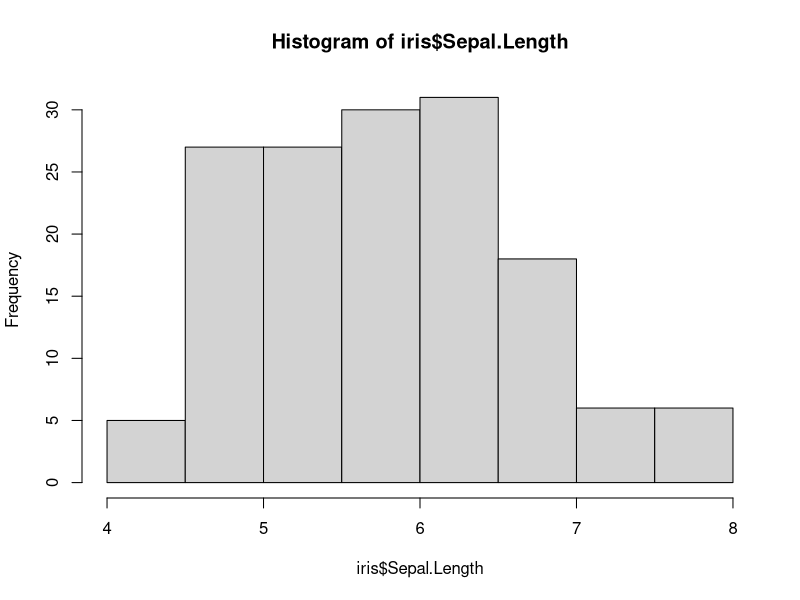
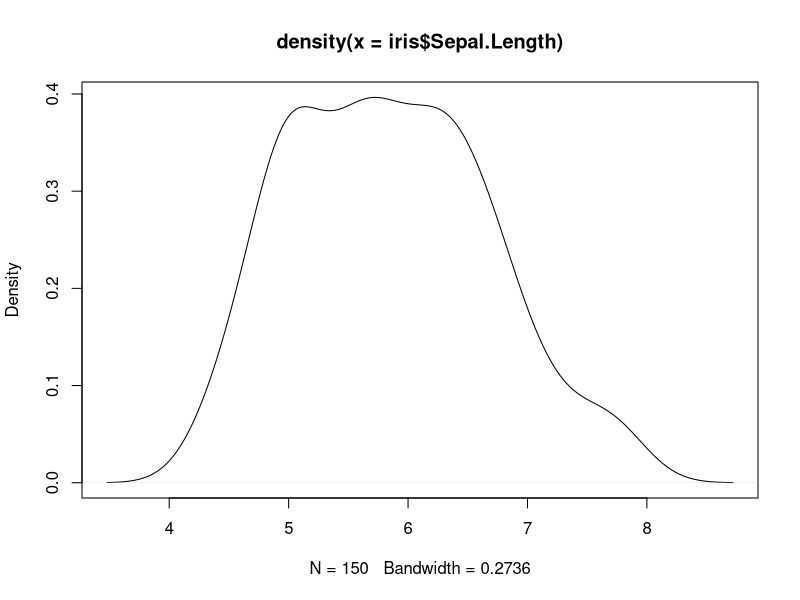
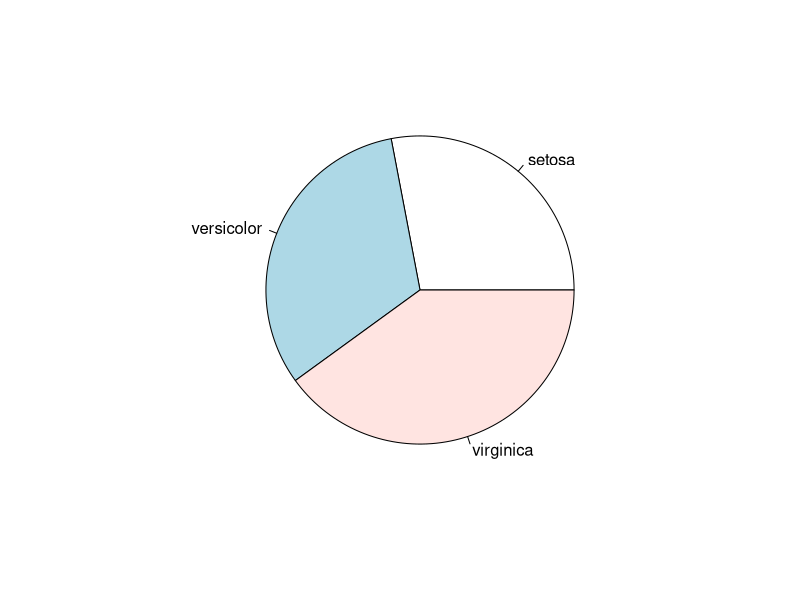
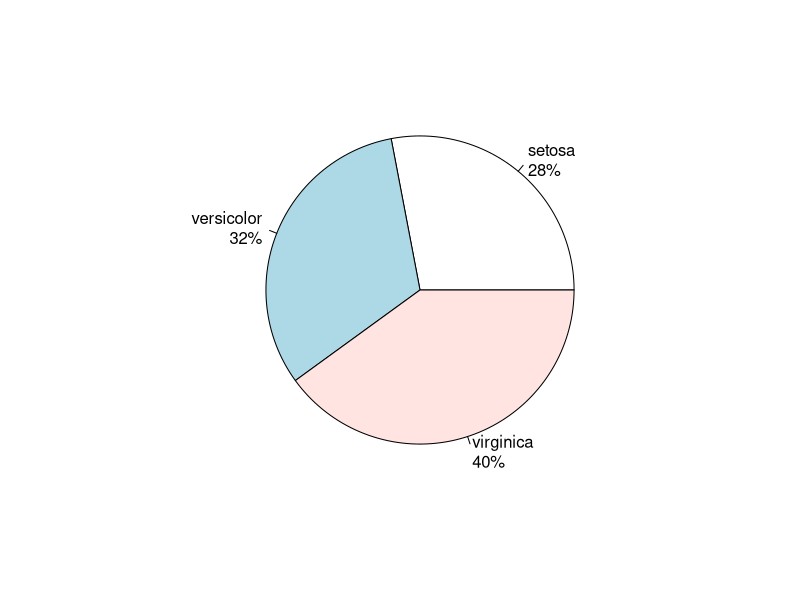
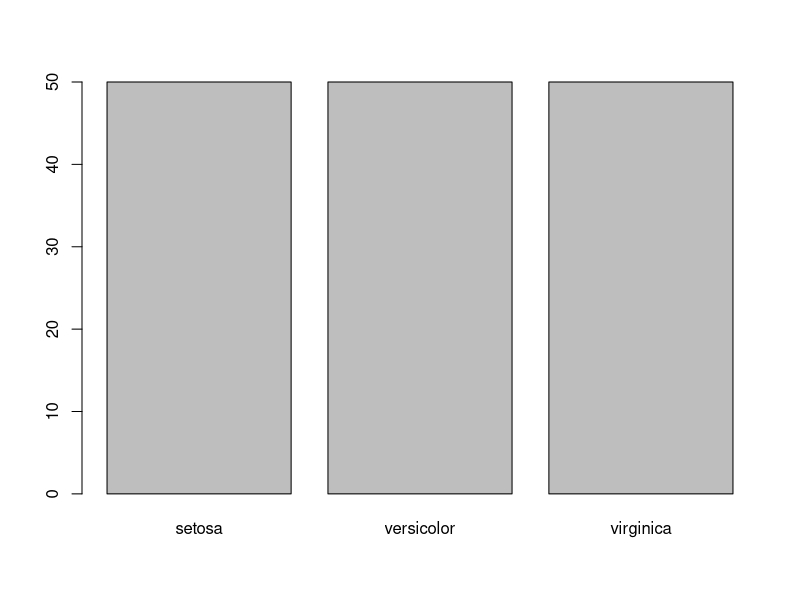
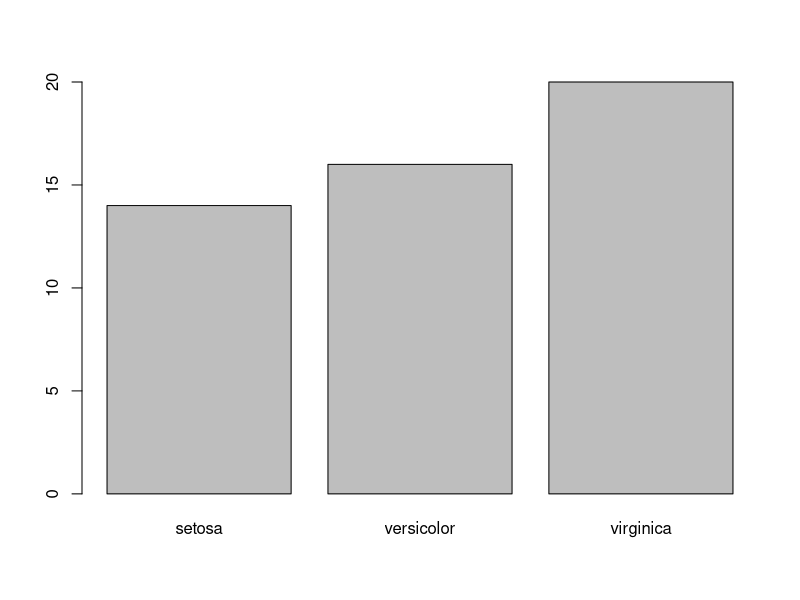
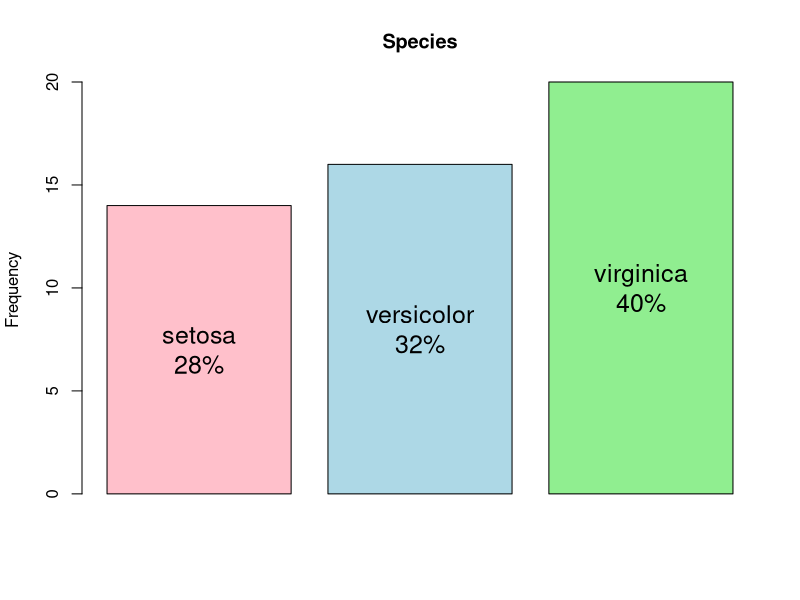
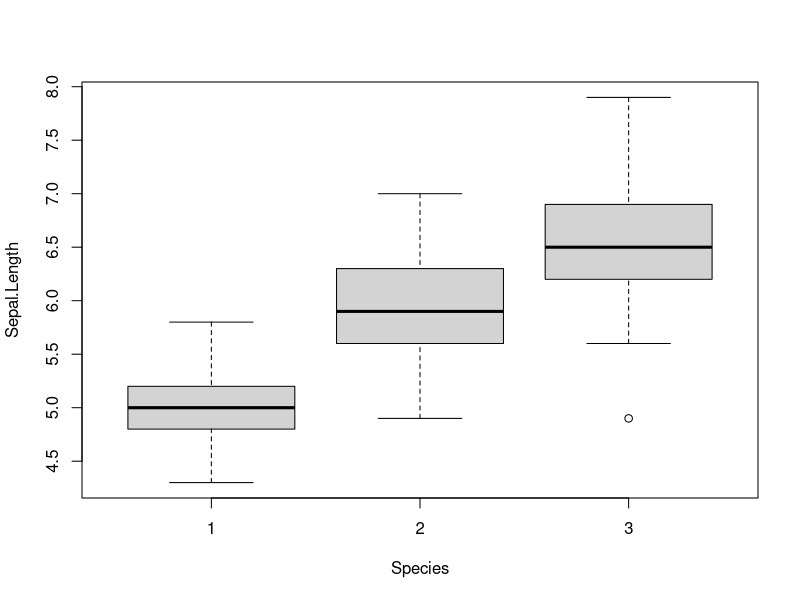

Write the R code that produced these figures, in order. (Note: this script raises an error after producing the figures.)
## ---- chunk 1
knitr::opts_chunk$set(echo = TRUE)
## ---- chunk 2
library(tidyverse)
## ---- chunk 3
rm(list = ls())
gc()
dashes <- function()
    {
    cat("-------------------------------------------------","\n")
}
dashes()
## ---- chunk 4
cat(" number of rows " , nrow(iris),"\n")
cat(" number of cols " , ncol(iris),"\n")
cat(" Dims " , dim(iris),"\n")
cat(" names of cols " , names(iris),"\n")
dashes()
cat(" structure " ,"\n")
str(iris)
dashes()
cat(" attributes : " , "\n")
attributes(iris)
dashes()

## ---- chunk 5
# data
iris[1:5,]
dashes()
head(iris)
dashes()
tail(iris)
dashes()
cat("The first 10 values of Sepal.Length \n ")
iris[1:10, "Sepal.Length"] 
iris$Sepal.Length[1:10]
## ---- chunk 6
print("summary of data :")
summary(iris)
dashes()
library(skimr)
skim(iris)
dashes()
print(" distripution of data  :")
# distripution of data 
range(iris$Sepal.Length)
## [1] 4.3 7.9
quantile(iris$Sepal.Length)
## 0% 25% 50% 75% 100%
## 4.3 5.1 5.8 6.4 7.9
quantile(iris$Sepal.Length, c(0.1, 0.3, 0.65))
## 10% 30% 65%
## 4.80 5.27 6.20
## ---- chunk 7
print (" variance is the expectation of the squared deviation of a random variable from its 
population mean or sample mean.")
var(iris$Sepal.Length)
hist(iris$Sepal.Length)

# Density
plot(density(iris$Sepal.Length))

print("Pie Chart")
iris2 <- iris %>% sample_n(50)
iris2$Species %>% table() %>% pie()
print("table")
table(iris$Species)
print("prop table in procent")
table(iris$Species)%>% prop.table()%>% round(3) * 100
#another way
# pie(table(iris$Species))
# add percentages
tab <- iris2$Species %>% table()
precentages <- tab %>% prop.table() %>% round(3) * 100
txt <- paste0(names(tab), '\n', precentages, '%')
pie(tab, labels=txt)
#add Codeadd Markdown
print( "bar chart ")
# Bar Chart
barplot(table(iris$Species))

iris2$Species %>% table() %>% barplot()
# add colors and percentages
bb <- iris2$Species %>% table() %>%
barplot(axisnames=F, main='Species', ylab='Frequency',
col=c('pink', 'lightblue', 'lightgreen'))

text(bb, tab/2, labels=txt, cex=1.5)
## ---- chunk 8
print("Covariance and correlation")
iris$Species <-as.numeric(iris$Species)
mode(t)
cov(iris$Sepal.Length, iris$Petal.Length)
cov(iris[,1:5])
dashes()
cor(iris$Sepal.Length, iris$Petal.Length)
cor(iris[,1:5])
dashes()
## ---- chunk 9
print ("Aggreation")
print("monitoring sepal length for different species grouping by species  ")
aggregate(Sepal.Length ~ Species, summary, data = iris)
dashes()
print ("Boxplot")
boxplot(Sepal.Length~Species, data=iris)
#add Code add Markdown
print("Scatter Plot")
with(iris, plot(Sepal.Length, Sepal.Width, col=Species, pch=as.numeric(Species)))
dashes()
print("Scatter Plot with Jitter")
plot(jitter(iris$Sepal.Length), jitter(iris$Sepal.Width))
dashes()

print(" A Matrix of Scatter Plots")
pairs(iris)
print(" ggplot2")
qplot(Sepal.Length, Sepal.Width, data = iris, facets = Species ~ .)

colnames(iris)
ggplot(data = iris ) + geom_jitter(aes(x = Sepal.Length , y = Sepal.Width ))+
facet_wrap(~Species)
## ---- chunk 10
## CPI data
year <- rep(2008:2010, each = 4)
quarter <- rep(1:4, 3)
cpi <- c(162.2, 164.6, 166.5, 166.0,
166.2, 167.0, 168.6, 169.5,
171.0, 172.1, 173.3, 174.0)
plot(cpi, xaxt="n", ylab="CPI", xlab="")
# draw x-axis, where "las=3" makes text vertical
axis(1, labels=paste(year,quarter,sep="Q"), at=1:12, las=3)
## correlation between CPI and year / quarter
cor(year, cpi)
cor(quarter, cpi)
## build a linear regression model with function lm()
fit <- lm(cpi ~ year + quarter)
fit

cat("With the above linear model, CPI is calculated as
cpi = c0 + c1 ∗ year + c2 ∗ quarter/n
where c0, c1 and c2 are coefficients from model fit.\n
What will the CPI be in 2011?\n")

# make prediction
cpi2011 <- fit$coefficients[[1]] +
fit$coefficients[[2]] * 2011 +
fit$coefficients[[3]] * (1:4)

cpi2011

print("attributes of the model") 
attributes(fit)

print("differences between observed values and fitted values")
residuals(fit)

summary(fit)


print("Prediction of CPIs in 2011")
data2011 <- data.frame(year=2011, quarter=1:4)
cpi2011 <- predict(fit, newdata=data2011)
style <- c(rep(1,12), rep(2,4))
plot(c(cpi, cpi2011), xaxt="n", ylab="CPI", xlab="",
pch=style, col=style)
txt <- c(paste(year,quarter,sep="Q"),
"2011Q1", "2011Q2", "2011Q3", "2011Q4")
axis(1, at=1:16, las=3, labels=txt)
## ---- chunk 11
get_sim_data = function(f, sample_size = 100) {
  x = runif(n = sample_size, min = 0, max = 1)
  eps = rnorm(n = sample_size, mean = 0, sd = 0.75)
  y = f(x) + eps
  data.frame(x, y)
}

set.seed(1)
sim_data = get_sim_data(f)

fit_0 = lm(y ~ 1,                   data = sim_data)
fit_1 = lm(y ~ poly(x, degree = 1), data = sim_data)
fit_2 = lm(y ~ poly(x, degree = 2), data = sim_data)
fit_9 = lm(y ~ poly(x, degree = 9), data = sim_data)
## ---- chunk 12
print("Build a Generalized Linear Model")
## build a regression model
data("bodyfat", package="TH.data")
myFormula <- DEXfat ~ age + waistcirc + hipcirc + elbowbreadth +
kneebreadth

bodyfat.glm <- glm(myFormula, family=gaussian("log"), data=bodyfat)
summary(bodyfat.glm)

## make prediction and visualise result
pred <- predict(bodyfat.glm, type = "response")
plot(bodyfat$DEXfat, pred, xlab = "Observed", ylab = "Prediction")
abline(a = 0, b = 1)

#?glm
## ---- chunk 13
## Dobson (1990) Page 93: Randomized Controlled Trial :
counts <- c(18,17,15,20,10,20,25,13,12)
outcome <- gl(3,1,9)
treatment <- gl(3,3)
data.frame(treatment, outcome, counts) # showing data
glm.D93 <- glm(counts ~ outcome + treatment, family = poisson())
anova(glm.D93)
summary(glm.D93)
## Computing AIC [in many ways]:
(A0 <- AIC(glm.D93))
(ll <- logLik(glm.D93))
A1 <- -2*c(ll) + 2*attr(ll, "df")
A2 <- glm.D93$family$aic(counts, mu=fitted(glm.D93), wt=1) +
        2 * length(coef(glm.D93))
stopifnot(exprs = {
  all.equal(A0, A1)
  all.equal(A1, A2)
  all.equal(A1, glm.D93$aic)
})
## ---- chunk 14
## an example with offsets from Venables & Ripley (2002, p.189)
utils::data(anorexia, package = "MASS")

anorex.1 <- glm(Postwt ~ Prewt + Treat + offset(Prewt),
                family = gaussian, data = anorexia)
summary(anorex.1)


# A Gamma example, from McCullagh & Nelder (1989, pp. 300-2)
clotting <- data.frame(
    u = c(5,10,15,20,30,40,60,80,100),
    lot1 = c(118,58,42,35,27,25,21,19,18),
    lot2 = c(69,35,26,21,18,16,13,12,12))
summary(glm(lot1 ~ log(u), data = clotting, family = Gamma))
summary(glm(lot2 ~ log(u), data = clotting, family = Gamma))
## Aliased ("S"ingular) -> 1 NA coefficient
(fS <- glm(lot2 ~ log(u) + log(u^2), data = clotting, family = Gamma))
tools::assertError(update(fS, singular.ok=FALSE), verbose=interactive())
## -> .. "singular fit encountered"



